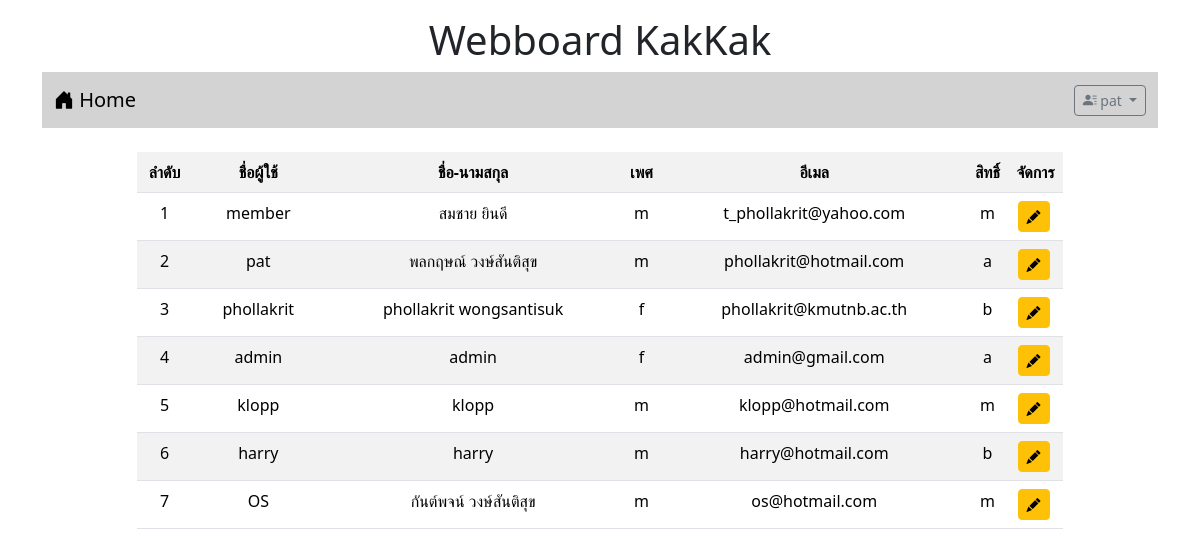
The app's page /user.php (signed in) with its own data.
### tables this page shows
CREATE TABLE `user` (
  `id` int(11) NOT NULL,
  `login` varchar(32) NOT NULL,
  `password` varchar(64) NOT NULL,
  `name` varchar(64) NOT NULL,
  `gender` char(1) NOT NULL,
  `email` varchar(32) NOT NULL,
  `role` char(1) NOT NULL
);

### user.php (the view, shortened to what this page needs)
<!DOCTYPE html>
<html>
<head>
	<link href="https://cdn.jsdelivr.net/npm/bootstrap@5.3.1/dist/css/bootstrap.min.css" rel="stylesheet">
    <link rel="stylesheet" href="https://cdn.jsdelivr.net/npm/bootstrap-icons@1.10.5/font/bootstrap-icons.css">
</head>
<body>
	<div class="container">
    	<h1 style="text-align: center;" class="mt-3">Webboard KakKak</h1>
    	<?php include "nav.php" ?>
		<div class="row mt-4">
			<div class="col-lg-1 "></div>
			<div class="col-lg-10 ">
                <table class="table table-striped text-center">
                    <?php
                    $conn=new PDO("mysql:host=localhost;dbname=webboard;charset=utf8","root","");
                    $sql="select id,login,name,gender,email,role from user";
                    $result=$conn->query($sql);
                    if ($result->rowCount()>=1){
                        echo "<tr><th style='width: 55px;'>ลำดับ</th><th>ชื่อผู้ใช้</th>
                        <th>ชื่อ-นามสกุล</th><th style='width: 40px;'>เพศ</th><th>อีเมล</th>
                        <th style='width: 40px;'>สิทธิ์</th>
                        <th style='width: 55px;'>จัดการ</th></tr>";
                        $i=1;
                        while($row = $result->fetch()){
                            $str=str_replace(' ','###',$row['2']);
                            echo "<tr><td>$i</td><td>$row[1]</td><td>$row[2]</td>
                            <td>$row[3]</td><td>$row[4]</td><td>$row[5]</td><td>
                            <button type='button' onclick=Edit_Function($row[0],'$row[1]','$str','$row[3]','$row[4]','$row[5]') class='btn btn-warning btn-sm me-1' data-bs-toggle='modal'
                    data-bs-target='#UserModal'><i class='bi bi-pencil-fill'></i></button>
                            </td></tr>";
                            $i+=1;
                        }
                    }else{
                        echo "ยังไม่มีผู้ใช้งาน";
                    }
                    ?>
                </table>
			</div>
			<div class="col-lg-1 "></div>
		</div>
	</div>
	<br>
</body>
</html>

### records on screen
user: login "member", name "สมชาย ยินดี", gender "m", email "t_phollakrit@yahoo.com", role "m"
user: login "pat", name "พลกฤษณ์ วงษ์สันติสุข", gender "m", email "phollakrit@hotmail.com", role "a"
user: login "phollakrit", name "phollakrit wongsantisuk", gender "f", email "phollakrit@kmutnb.ac.th", role "b"
user: login "admin", name "admin", gender "f", email "admin@gmail.com", role "a"
user: login "klopp", name "klopp", gender "m", email "klopp@hotmail.com", role "m"
user: login "harry", name "harry", gender "m", email "harry@hotmail.com", role "b"
user: login "OS", name "กันต์พจน์ วงษ์สันติสุข", gender "m", email "os@hotmail.com", role "m"

### other values on screen
$_SESSION['username'] "pat"
